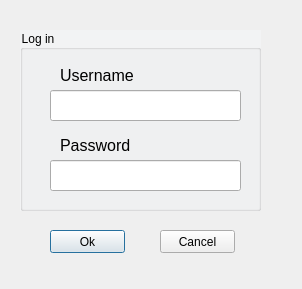
<?xml version="1.0" encoding="UTF-8"?>
<ui version="4.0">
 <class>Dialog</class>
 <widget class="QDialog" name="Dialog">
  <property name="geometry">
   <rect>
    <x>0</x>
    <y>0</y>
    <width>302</width>
    <height>289</height>
   </rect>
  </property>
  <property name="windowTitle">
   <string>Back End Log-In</string>
  </property>
  <property name="styleSheet">
   <string notr="true">#groupBox{
	Background-color: #f2f3f4;
}</string>
  </property>
  <widget class="QPushButton" name="login_ok">
   <property name="geometry">
    <rect>
     <x>50</x>
     <y>230</y>
     <width>75</width>
     <height>23</height>
    </rect>
   </property>
   <property name="text">
    <string>Ok</string>
   </property>
  </widget>
  <widget class="QPushButton" name="login_cancel">
   <property name="geometry">
    <rect>
     <x>160</x>
     <y>230</y>
     <width>75</width>
     <height>23</height>
    </rect>
   </property>
   <property name="text">
    <string>Cancel</string>
   </property>
  </widget>
  <widget class="QGroupBox" name="groupBox">
   <property name="geometry">
    <rect>
     <x>20</x>
     <y>30</y>
     <width>241</width>
     <height>181</height>
    </rect>
   </property>
   <property name="title">
    <string>Log in</string>
   </property>
   <widget class="QLabel" name="label_2">
    <property name="geometry">
     <rect>
      <x>40</x>
      <y>100</y>
      <width>121</width>
      <height>31</height>
     </rect>
    </property>
    <property name="font">
     <font>
      <pointsize>12</pointsize>
     </font>
    </property>
    <property name="text">
     <string>Password</string>
    </property>
   </widget>
   <widget class="QLabel" name="label">
    <property name="geometry">
     <rect>
      <x>40</x>
      <y>30</y>
      <width>121</width>
      <height>31</height>
     </rect>
    </property>
    <property name="font">
     <font>
      <pointsize>12</pointsize>
     </font>
    </property>
    <property name="text">
     <string>Username</string>
    </property>
   </widget>
   <widget class="QLineEdit" name="login_user">
    <property name="geometry">
     <rect>
      <x>30</x>
      <y>60</y>
      <width>191</width>
      <height>31</height>
     </rect>
    </property>
    <property name="echoMode">
     <enum>QLineEdit::Normal</enum>
    </property>
   </widget>
   <widget class="QLineEdit" name="login_pass">
    <property name="geometry">
     <rect>
      <x>30</x>
      <y>130</y>
      <width>191</width>
      <height>31</height>
     </rect>
    </property>
    <property name="echoMode">
     <enum>QLineEdit::Password</enum>
    </property>
   </widget>
  </widget>
 </widget>
 <resources/>
 <connections/>
</ui>
